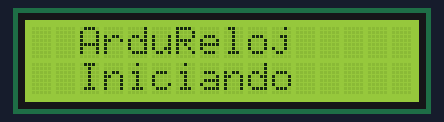
Recording of a sketch running on a simulated Arduino Nano, built with avr-gcc and run on an emulated ATmega328P. On the bench: 16×2 character LCD. The local clock reads 2024-03-15 10:24:30 at power-on unless the sketch sets it; what the sketch prints to the serial monitor is not drawn.

Above: at 0.1 s.
At 3.7 s:
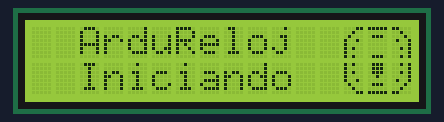
At 7.1 s:
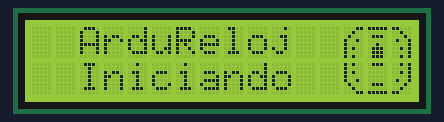
At 9.79 s:
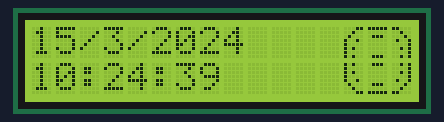
At 24.99 s:
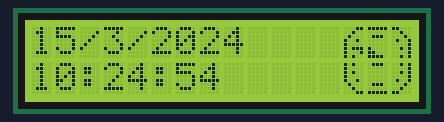
At 39.72 s:
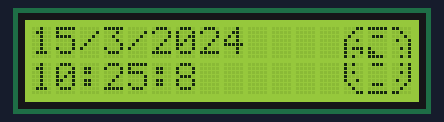

The sketch:

RTC_con_LCD.ino
```cpp
/*-------------------------------------------------------------------------------
  Practica numero 13 - Real Time Clock (RTC) con LCD
  Desc: Implementando una placa de desarrollo Arduino NANO junto con Real time
  Clock o por su traducción Reloj de Tiempo Real (RTC), desplegaremos en un
  Display LCD de 16x2 la hora que se extrajo del mismo, permitiendo al usuario
  conocer la hora y el día exacto.
---------------------------------------------------------------------------------
  Implementing an Arduino NANO development board together with Real time Clock
  (RTC), we will display on a 16x2 LCD Display the time extracted from it,
  allowing the user to know the exact time and day.

  Atzin Inyan Reyes Gutiérrez.
-------------------------------------------------------------------------------*/

// Seccion 1 - Definicion de variables y objetos --------------------------------

// Librerias

#include <LiquidCrystal_I2C.h>  // Libreria LCD con Interfaz I2C
#include <Wire.h>                // Libreria Manejo I2C
#include <RTClib.h>             // Libreria para el manejo del modulo RTC

// Creacion de objetos

RTC_DS3231 rtc;                   // Creacion del objeto RTC tipo RTC_DS3231
LiquidCrystal_I2C lcd(0x27,16,2); // Creacion del objeto LCD.

// Definicion de las figuras Pixel Arts

// Reloj Vacio

byte letra1[8] = { B00011, B00100, B01000, B10010, B10000, B10100, B10000, B10100 };
byte letra2[8] = { B11111, B00000, B01110, B00000, B00000, B00000, B00000, B01110 };
byte letra3[8] = { B11000, B00100, B00010, B01001, B00001, B00101, B00001, B00101 };
byte letra4[8] = { B10100, B10000, B10100, B10000, B10010, B01000, B00100, B00011 };
byte letra5[8] = { B01110, B00000, B00000, B00000, B00000, B01110, B00000, B11111 };
byte letra6[8] = { B00101, B00001, B00101, B00001, B01001, B00010, B00100, B11000 };

// Reloj 12

byte letra7[8] = { B00011, B00100, B01000, B10010, B10000, B10100, B10000, B10100 };
byte letra8[8] = { B11111, B00000, B01110, B00000, B00100, B01110, B01110, B01110 };
byte letra9[8] = { B11000, B00100, B00010, B01001, B00001, B00101, B00001, B00101 };
byte letra10[8] = { B10100, B10000, B10100, B10000, B10010, B01000, B00100, B00011 };
byte letra11[8] = { B01110, B00000, B00000, B00000, B00000, B01110, B00000, B11111 };
byte letra12[8] = { B00101, B00001, B00101, B00001, B01001, B00010, B00100, B11000 };

// Reloj 1

byte letra13[8] = { B00011, B00100, B01000, B10010, B10000, B10100, B10000, B10100 };
byte letra14[8] = { B11111, B00000, B01110, B00000, B00000, B00001, B00011, B01111 };
byte letra15[8] = { B11000, B00100, B00010, B01001, B10001, B10101, B10001, B00101 };
byte letra16[8] = { B10100, B10000, B10100, B10000, B10010, B01000, B00100, B00011 };
byte letra17[8] = { B01110, B00000, B00000, B00000, B00000, B01110, B00000, B11111 };
byte letra18[8] = { B00101, B00001, B00101, B00001, B01001, B00010, B00100, B11000 };

// Reloj 2

byte letra19[8] = { B00011, B00100, B01000, B10010, B10000, B10100, B10000, B10100 };
byte letra20[8] = { B11111, B00000, B01110, B00000, B00000, B00000, B00011, B01111 };
byte letra21[8] = { B11000, B00100, B00010, B01001, B00001, B01101, B11001, B10101 };
byte letra22[8] = { B10100, B10000, B10100, B10000, B10010, B01000, B00100, B00011 };
byte letra23[8] = { B01110, B00000, B00000, B00000, B00000, B01110, B00000, B11111 };
byte letra24[8] = { B00101, B00001, B00101, B00001, B01001, B00010, B00100, B11000 };

// Reloj 3

byte letra25[8] = { B00011, B00100, B01000, B10010, B10000, B10100, B10000, B10100 };
byte letra26[8] = { B11111, B00000, B01110, B00000, B00000, B00000, B00000, B01111 };
byte letra27[8] = { B11000, B00100, B00010, B01001, B00001, B00101, B00001, B10101 };
byte letra28[8] = { B10100, B10000, B10100, B10000, B10010, B01000, B00100, B00011 };
byte letra29[8] = { B01111, B00000, B00000, B00000, B00000, B01110, B00000, B11111 };
byte letra30[8] = { B11101, B00001, B00101, B00001, B01001, B00010, B00100, B11000 };

// Reloj 4

byte letra31[8] = { B00011, B00100, B01000, B10010, B10000, B10100, B10000, B10100 };
byte letra32[8] = { B11111, B00000, B01110, B00000, B00000, B00000, B00000, B01110 };
byte letra33[8] = { B11000, B00100, B00010, B01001, B00001, B00101, B00001, B00101 };
byte letra34[8] = { B10100, B10000, B10100, B10000, B10010, B01000, B00100, B00011 };
byte letra35[8] = { B01111, B00011, B00001, B00000, B00000, B01110, B00000, B11111 };
byte letra36[8] = { B00101, B10001, B11101, B00001, B01001, B00010, B00100, B11000 };

// Reloj 5

byte letra37[8] = { B00011, B00100, B01000, B10010, B10000, B10100, B10000, B10100 };
byte letra38[8] = { B11111, B00000, B01110, B00000, B00000, B00000, B00000, B01110 };
byte letra39[8] = { B11000, B00100, B00010, B01001, B00001, B00101, B00001, B00101 };
byte letra40[8] = { B10100, B10000, B10100, B10000, B10010, B01000, B00100, B00011 };
byte letra41[8] = { B01111, B00011, B00011, B00001, B00000, B01110, B00000, B11111 };
byte letra42[8] = { B00101, B00001, B00101, B10001, B11001, B00010, B00100, B11000 };

// Reloj 6

byte letra43[8] = { B00011, B00100, B01000, B10010, B10000, B10100, B10000, B10100 };
byte letra44[8] = { B11111, B00000, B01110, B00000, B00000, B00000, B00000, B01110 };
byte letra45[8] = { B11000, B00100, B00010, B01001, B00001, B00101, B00001, B00101 };
byte letra46[8] = { B10100, B10000, B10100, B10000, B10010, B01000, B00100, B00011 };
byte letra47[8] = { B01110, B01110, B01110, B00100, B00000, B01110, B00000, B11111 };
byte letra48[8] = { B00101, B00001, B00101, B00001, B01001, B00010, B00100, B11000 };

// Reloj 7

byte letra49[8] = { B00011, B00100, B01000, B10010, B10000, B10100, B10000, B10100 };
byte letra50[8] = { B11111, B00000, B01110, B00000, B00000, B00000, B00000, B01110 };
byte letra51[8] = { B11000, B00100, B00010, B01001, B00001, B00101, B00001, B00101 };
byte letra52[8] = { B10100, B10001, B10101, B10001, B10010, B01000, B00100, B00011 };
byte letra53[8] = { B11110, B11000, B10000, B00000, B00000, B01110, B00000, B11111 };
byte letra54[8] = { B00101, B00001, B00101, B00001, B01001, B00010, B00100, B11000 };

// Reloj 8

byte letra55[8] = { B00011, B00100, B01000, B10010, B10000, B10100, B10000, B10100 };
byte letra56[8] = { B11111, B00000, B01110, B00000, B00000, B00000, B00000, B01110 };
byte letra57[8] = { B11000, B00100, B00010, B01001, B00001, B00101, B00001, B00101 };
byte letra58[8] = { B10101, B10011, B10110, B10000, B10010, B01000, B00100, B00011 };
byte letra59[8] = { B11110, B11000, B00000, B00000, B00000, B01110, B00000, B11111 };
byte letra60[8] = { B00101, B00001, B00101, B00001, B01001, B00010, B00100, B11000 };

// Reloj 9

byte letra61[8] = { B00011, B00100, B01000, B10010, B10000, B10100, B10000, B10111 };
byte letra62[8] = { B11111, B00000, B01110, B00000, B00000, B00000, B00000, B11110 };
byte letra63[8] = { B11000, B00100, B00010, B01001, B00001, B00101, B00001, B00101 };
byte letra64[8] = { B10101, B10000, B10100, B10000, B10010, B01000, B00100, B00011 };
byte letra65[8] = { B11110, B00000, B00000, B00000, B00000, B01110, B00000, B11111 };
byte letra66[8] = { B00101, B00001, B00101, B00001, B01001, B00010, B00100, B11000 };

// Reloj 10

byte letra67[8] = { B00011, B00100, B01000, B10010, B10000, B10111, B10001, B10100 };
byte letra68[8] = { B11111, B00000, B01110, B00000, B00000, B10000, B11000, B11110 };
byte letra69[8] = { B11000, B00100, B00010, B01001, B00001, B00101, B00001, B00101 };
byte letra70[8] = { B10100, B10000, B10100, B10000, B10010, B01000, B00100, B00011 };
byte letra71[8] = { B01110, B00000, B00000, B00000, B00000, B01110, B00000, B11111 };
byte letra72[8] = { B00101, B00001, B00101, B00001, B01001, B00010, B00100, B11000 };

// Reloj 11

byte letra73[8] = { B00011, B00100, B01000, B10010, B10001, B10100, B10000, B10100 };
byte letra74[8] = { B11111, B00000, B01110, B00000, B10000, B11000, B11000, B11110 };
byte letra75[8] = { B11000, B00100, B00010, B01001, B00001, B00101, B00001, B00101 };
byte letra76[8] = { B10100, B10000, B10100, B10000, B10010, B01000, B00100, B00011 };
byte letra77[8] = { B01110, B00000, B00000, B00000, B00000, B01110, B00000, B11111 };
byte letra78[8] = { B00101, B00001, B00101, B00001, B01001, B00010, B00100, B11000 };

// Variables

int Hora = 0, Min = 0, Ant = 1;

//-----------------------------------------------------------------------------------

// Seccion 2 - Configuracion del arduino ----------------------------------------

void setup() {
  Serial.begin(9600);
  Serial.println("A");

  // Iniciacion del LCD

  lcd.init();
  lcd.backlight();
  lcd.clear();

  // Comprovando funcionamiento RTC

  if (! rtc.begin()) {            // si falla la inicializacion del modulo
    lcd.setCursor(0,0);
    lcd.print("Modulo RTC");
    lcd.setCursor(0,1);
    lcd.print("no encontrado !"); // muestra mensaje de error
    Serial.println("Modulo RTC no encontrado !");
    while (1);                    // bucle infinito que detiene ejecucion del programa
  }

  // Iniciacion del Reloj

  lcd.clear();

  lcd.setCursor(2,0);
  lcd.print("ArduReloj");
  lcd.setCursor(2,1);
  lcd.print("Iniciando");

  delay(250);
  for (int i = 0; i <= 12; i++){
    Relojele(i);
    delay(500);
  }

  delay(2000);
}

//-------------------------------------------------------------------------------

// Seccion 3 - Loob Infinito ----------------------------------------------------

void loop() {
  DateTime fecha = rtc.now();      // funcion que devuelve fecha y horario en formato

  // Limpieza LCD
  Min = fecha.minute();
  if(Min != Ant || Min == 0){
    lcd.clear();
    Ant = Min;
  }

  // Asignacion de las variables de fecha

  // Renglon Superior
  lcd.setCursor(0,0);
  lcd.print(fecha.day());       // funcion que obtiene el dia de la fecha completa
  lcd.print("/");             // caracter barra como separador
  lcd.print(fecha.month());     // funcion que obtiene el mes de la fecha completa
  lcd.print("/");             // caracter barra como separador
  lcd.print(fecha.year());      // funcion que obtiene el año de la fecha completa

  // Renglon Inferior
  lcd.setCursor(0,1);
  lcd.print(fecha.hour());      // funcion que obtiene la hora de la fecha completa
  lcd.print(":");             // caracter dos puntos como separador
  lcd.print(fecha.minute());    // funcion que obtiene los minutos de la fecha completa
  lcd.print(":");             // caracter dos puntos como separador
  lcd.print(fecha.second());    // funcion que obtiene los segundos de la fecha completa

  // Delay y definicion reloj
  Hora = fecha.hour();
  Relojele(0);
  delay(400);
  Relojele(Hora);
  delay(400);
}

//-------------------------------------------------------------------------------

// Seccion 4 - Funciones --------------------------------------------------------

// Funcion Reloj Vacio

void RelojV() {
  //Creacion de Caracteres
  lcd.createChar(1, letra1);
  lcd.createChar(2, letra2);
  lcd.createChar(3, letra3);
  lcd.createChar(4, letra4);
  lcd.createChar(5, letra5);
  lcd.createChar(6, letra6);

  //Frame
  lcd.setCursor(13,0);
  lcd.write(1);
  lcd.write(2);
  lcd.write(3);
  lcd.setCursor(13,1);
  lcd.write(4);
  lcd.write(5);
  lcd.write(6);
}

// Funcion Reloj 12

void Reloj12() {
  //Creacion de Caracteres
  lcd.createChar(1, letra7);
  lcd.createChar(2, letra8);
  lcd.createChar(3, letra9);
  lcd.createChar(4, letra10);
  lcd.createChar(5, letra11);
  lcd.createChar(6, letra12);

  //Frame
  lcd.setCursor(13,0);
  lcd.write(1);
  lcd.write(2);
  lcd.write(3);
  lcd.setCursor(13,1);
  lcd.write(4);
  lcd.write(5);
  lcd.write(6);
}

// Funcion Reloj 1

void Reloj1() {
  //Creacion de Caracteres
  lcd.createChar(1, letra13);
  lcd.createChar(2, letra14);
  lcd.createChar(3, letra15);
  lcd.createChar(4, letra16);
  lcd.createChar(5, letra17);
  lcd.createChar(6, letra18);

  //Frame
  lcd.setCursor(13,0);
  lcd.write(1);
  lcd.write(2);
  lcd.write(3);
  lcd.setCursor(13,1);
  lcd.write(4);
  lcd.write(5);
  lcd.write(6);
}

// Funcion Reloj 2

void Reloj2() {
  //Creacion de Caracteres
  lcd.createChar(1, letra19);
  lcd.createChar(2, letra20);
  lcd.createChar(3, letra21);
  lcd.createChar(4, letra22);
  lcd.createChar(5, letra23);
  lcd.createChar(6, letra24);

  //Frame
  lcd.setCursor(13,0);
  lcd.write(1);
  lcd.write(2);
  lcd.write(3);
  lcd.setCursor(13,1);
  lcd.write(4);
  lcd.write(5);
  lcd.write(6);
}

// Funcion Reloj 3

void Reloj3() {
  //Creacion de Caracteres
  lcd.createChar(1, letra25);
  lcd.createChar(2, letra26);
  lcd.createChar(3, letra27);
  lcd.createChar(4, letra28);
  lcd.createChar(5, letra29);
  lcd.createChar(6, letra30);

  //Frame
  lcd.setCursor(13,0);
  lcd.write(1);
  lcd.write(2);
  lcd.write(3);
  lcd.setCursor(13,1);
  lcd.write(4);
  lcd.write(5);
  lcd.write(6);
}

// Funcion Reloj 4

void Reloj4() {
  //Creacion de Caracteres
  lcd.createChar(1, letra31);
  lcd.createChar(2, letra32);
  lcd.createChar(3, letra33);
  lcd.createChar(4, letra34);
  lcd.createChar(5, letra35);
  lcd.createChar(6, letra36);

  //Frame
  lcd.setCursor(13,0);
  lcd.write(1);
  lcd.write(2);
  lcd.write(3);
  lcd.setCursor(13,1);
  lcd.write(4);
  lcd.write(5);
  lcd.write(6);
}


// Funcion Reloj 5

void Reloj5() {
  //Creacion de Caracteres
  lcd.createChar(1, letra37);
  lcd.createChar(2, letra38);
  lcd.createChar(3, letra39);
  lcd.createChar(4, letra40);
  lcd.createChar(5, letra41);
  lcd.createChar(6, letra42);

  //Frame
  lcd.setCursor(13,0);
  lcd.write(1);
  lcd.write(2);
  lcd.write(3);
  lcd.setCursor(13,1);
  lcd.write(4);
  lcd.write(5);
  lcd.write(6);
}


// Funcion Reloj 6

void Reloj6() {
  //Creacion de Caracteres
  lcd.createChar(1, letra43);
  lcd.createChar(2, letra44);
  lcd.createChar(3, letra45);
  lcd.createChar(4, letra46);
  lcd.createChar(5, letra47);
  lcd.createChar(6, letra48);

  //Frame
  lcd.setCursor(13,0);
  lcd.write(1);
  lcd.write(2);
  lcd.write(3);
  lcd.setCursor(13,1);
  lcd.write(4);
  lcd.write(5);
  lcd.write(6);
}


// Funcion Reloj 7

void Reloj7() {
  //Creacion de Caracteres
  lcd.createChar(1, letra49);
  lcd.createChar(2, letra50);
  lcd.createChar(3, letra51);
  lcd.createChar(4, letra52);
  lcd.createChar(5, letra53);
  lcd.createChar(6, letra54);

  //Frame
  lcd.setCursor(13,0);
  lcd.write(1);
  lcd.write(2);
  lcd.write(3);
  lcd.setCursor(13,1);
  lcd.write(4);
  lcd.write(5);
  lcd.write(6);
}


// Funcion Reloj 8

void Reloj8() {
  //Creacion de Caracteres
  lcd.createChar(1, letra55);
  lcd.createChar(2, letra56);
  lcd.createChar(3, letra57);
  lcd.createChar(4, letra58);
  lcd.createChar(5, letra59);
  lcd.createChar(6, letra60);

  //Frame
  lcd.setCursor(13,0);
  lcd.write(1);
  lcd.write(2);
  lcd.write(3);
  lcd.setCursor(13,1);
  lcd.write(4);
  lcd.write(5);
  lcd.write(6);
}

// Funcion Reloj 9

void Reloj9() {
  //Creacion de Caracteres
  lcd.createChar(1, letra61);
  lcd.createChar(2, letra62);
  lcd.createChar(3, letra63);
  lcd.createChar(4, letra64);
  lcd.createChar(5, letra65);
  lcd.createChar(6, letra66);

  //Frame
  lcd.setCursor(13,0);
  lcd.write(1);
  lcd.write(2);
  lcd.write(3);
  lcd.setCursor(13,1);
  lcd.write(4);
  lcd.write(5);
  lcd.write(6);
}

// Funcion Reloj 10

void Reloj10() {
  //Creacion de Caracteres
  lcd.createChar(1, letra67);
  lcd.createChar(2, letra68);
  lcd.createChar(3, letra69);
  lcd.createChar(4, letra70);
  lcd.createChar(5, letra71);
  lcd.createChar(6, letra72);

  //Frame
  lcd.setCursor(13,0);
  lcd.write(1);
  lcd.write(2);
  lcd.write(3);
  lcd.setCursor(13,1);
  lcd.write(4);
  lcd.write(5);
  lcd.write(6);
}

// Funcion Reloj 11

void Reloj11() {
  //Creacion de Caracteres
  lcd.createChar(1, letra73);
  lcd.createChar(2, letra74);
  lcd.createChar(3, letra75);
  lcd.createChar(4, letra76);
  lcd.createChar(5, letra77);
  lcd.createChar(6, letra78);

  //Frame
  lcd.setCursor(13,0);
  lcd.write(1);
  lcd.write(2);
  lcd.write(3);
  lcd.setCursor(13,1);
  lcd.write(4);
  lcd.write(5);
  lcd.write(6);
}

// Funcion que elije una de las funciones de reloj

void Relojele(int num){
  switch (num){
    case 0:
      RelojV();
      break;
    case 1:
      Reloj1();
      break;
    case 2:
      Reloj2();
      break;
    case 3:
      Reloj3();
      break;
    case 4:
      Reloj4();
      break;
    case 5:
      Reloj5();
      break;
    case 6:
      Reloj6();
      break;
    case 7:
      Reloj7();
      break;
    case 8:
      Reloj8();
      break;
    case 9:
      Reloj9();
      break;
    case 10:
      Reloj10();
      break;
    case 11:
      Reloj11();
      break;
    case 12:
      Reloj12();
      break;
    case 13:
      Reloj1();
      break;
    case 14:
      Reloj2();
      break;
    case 15:
      Reloj3();
      break;
    case 16:
      Reloj4();
      break;
    case 17:
      Reloj5();
      break;
    case 18:
      Reloj6();
      break;
    case 19:
      Reloj7();
      break;
    case 20:
      Reloj8();
      break;
    case 21:
      Reloj9();
      break;
    case 22:
      Reloj10();
      break;
    case 23:
      Reloj11();
      break;
    case 24:
      Reloj12();
      break;
  }
}

//-------------------------------------------------------------------------------
```

Measured:
- what the display in image 1 shows lasts 0.5 s, from 3.7 s to 4.2 s
- what the display in image 2 shows lasts 2.6 s, from 7.0 s to 9.6 s
- what the display in image 3 shows lasts 0.4 s, from 9.6 s to 10.0 s
